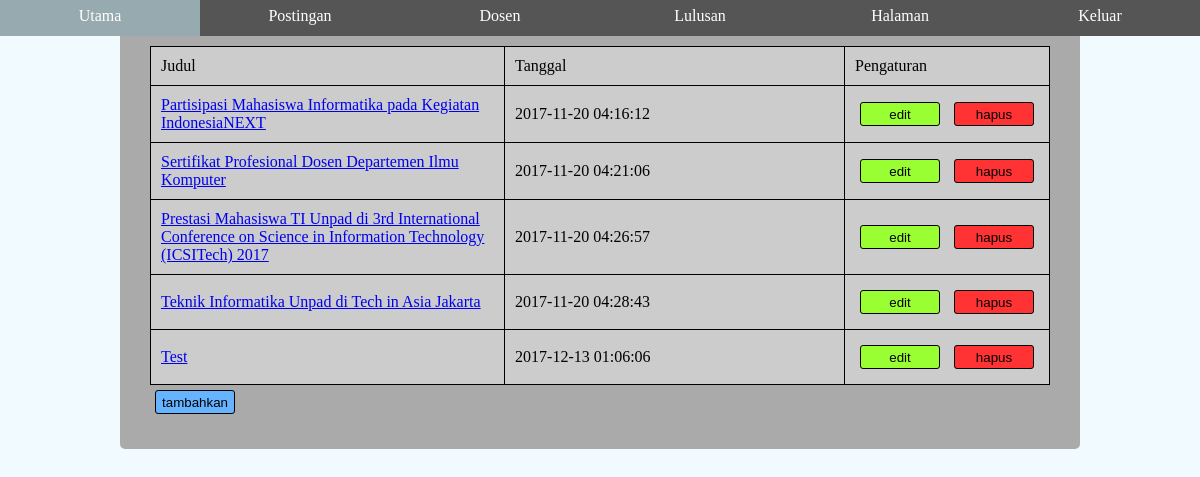
The page /admin/postingan.php on the database as committed earlier.
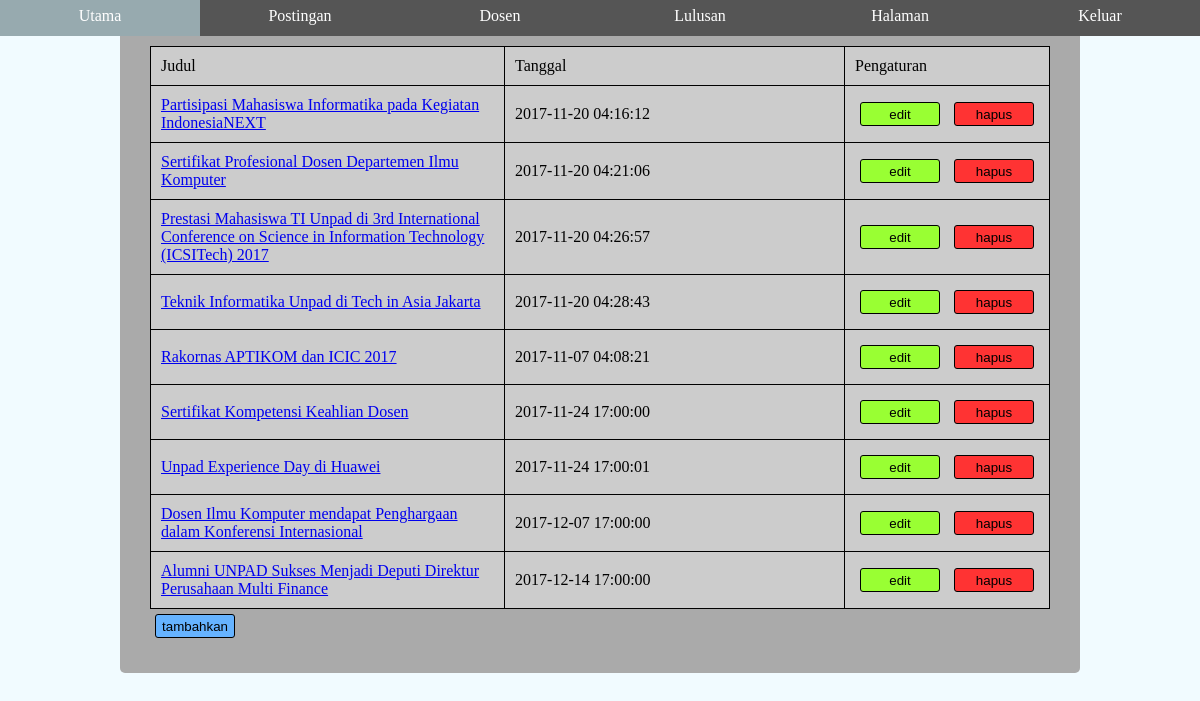
The same page on the database as committed later.
### tables this page shows
CREATE TABLE `posting` (
  `ID` int(11) NOT NULL,
  `Judul` text NOT NULL,
  `Tanggal` timestamp NOT NULL DEFAULT CURRENT_TIMESTAMP,
  `Isi` text NOT NULL,
  `Author` text NOT NULL,
  `tag0` int(11) DEFAULT NULL,
  `tag1` int(11) DEFAULT NULL,
  `tag2` int(11) DEFAULT NULL,
  `tag3` int(11) DEFAULT NULL,
  `tag4` int(11) DEFAULT NULL,
  `tag5` int(11) DEFAULT NULL,
  `tag6` int(11) DEFAULT NULL,
  `tag7` int(11) DEFAULT NULL,
  `tag8` int(11) DEFAULT NULL
);

### admin/postingan.php (the view, shortened to what this page needs)
<!DOCTYPE html>
<html lang="en" xmlns="http://www.w3.org/1999/xhtml">
<head>
</head>
<body>
    <div class="admin-content-pos">
        <div class="admin-main-content">
            <table class="table-post">
                <col><col><col>
                <tr>
                    <td>Judul</td>
                    <td>Tanggal</td>
                    <td>Pengaturan</td>
                </tr>
				<?php
					include '../database.php';
					$sql = "SELECT `ID`, `Judul`, `Tanggal`, `Author` FROM `posting`";
					$result = $conn->query($sql);
					while($row = $result->fetch_assoc())
					{
				?>
						<tr>
						<td> <a href="/dui/posting.php?ID=<?php echo $row["ID"] ?>"> <?php echo	$row["Judul"] ?></a></td>
						<td> <?php echo	$row["Tanggal"] ?></td>
						<td>
							<button id="update-button" type="button" onclick="showUpdateDiv(<?php echo	$row["ID"] ?>)">edit</button>
							<button id="delete-button" type="button" onclick="showDeleteDiv(<?php echo	$row["ID"] ?>)">hapus</button></td>
						</tr>
						<?php
					}
				?>
            </table>
            <button id="insert-button" style="left:0;" type="button" onclick="showInsertDiv()">tambahkan</button>
        </div>
    </div>
</body>
</html>

Rows that differ between the two databases and show on the page:
changed posting: Judul "Test" → "Rakornas APTIKOM dan ICIC 2017"; Tanggal "2017-12-13 01:06:06" → "2017-11-07 04:08:21"
added posting: Judul "Sertifikat Kompetensi Keahlian Dosen", Tanggal "2017-11-24 17:00:00"
added posting: Judul "Unpad Experience Day di Huawei", Tanggal "2017-11-24 17:00:01"
added posting: Judul "Dosen Ilmu Komputer mendapat Penghargaan dalam Konferensi Internasional", Tanggal "2017-12-07 17:00:00"
added posting: Judul "Alumni UNPAD Sukses Menjadi Deputi Direktur Perusahaan Multi Finance", Tanggal "2017-12-14 17:00:00"
